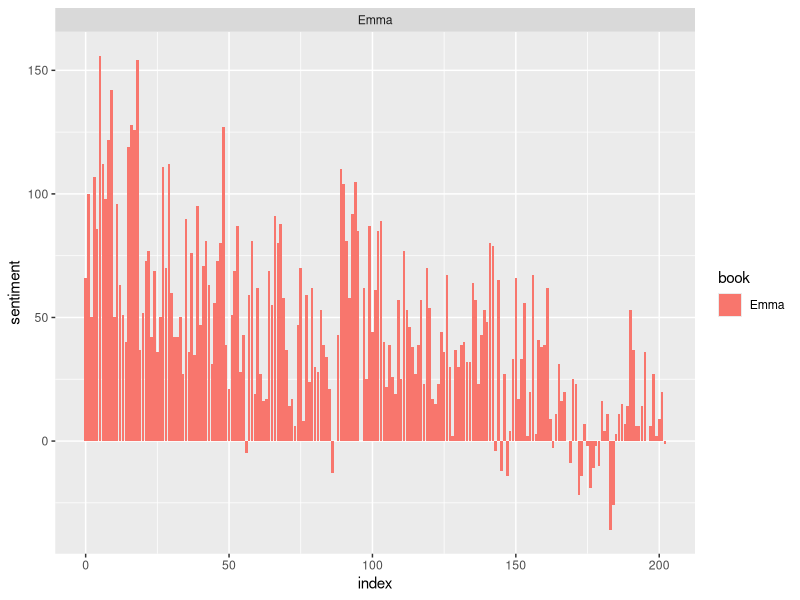
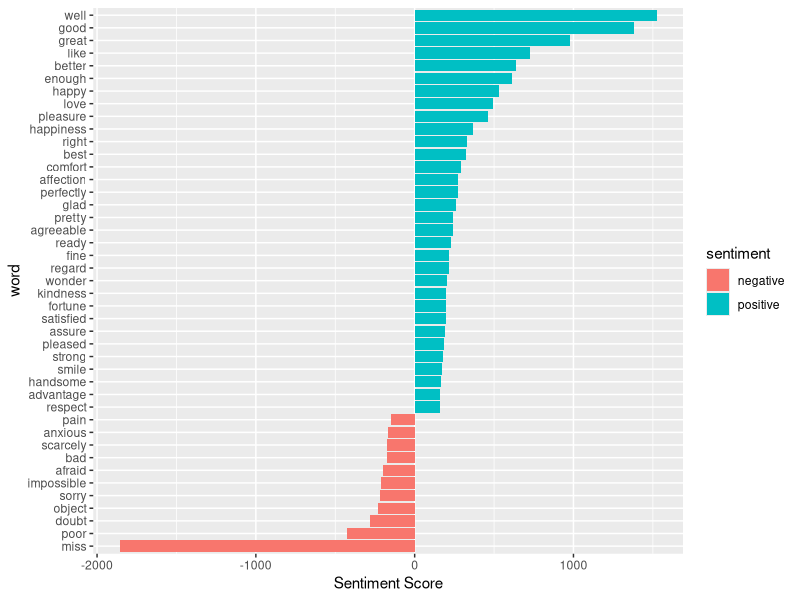
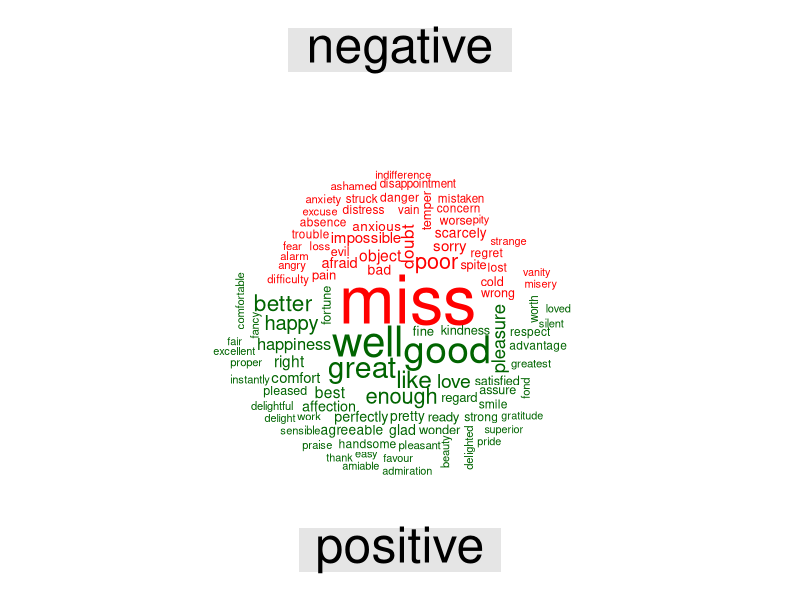

Source code (R) for these figures, in order:
## ---- chunk 1
library(janeaustenr)
library(stringr)
library(tidytext)
library(dplyr)
library(tidyr)
library(ggplot2)
library(reshape2)
library(wordcloud)
## ---- chunk 2
# Question 1: Goals of the project?

# The goal of this project is to build a sentiment analysis model which helps in categorizing words
# based on their sentiments, either positive or negative and the magnitude of it.
## ---- chunk 3
# Question 2: Where did the dataset come from?

# http://ai.stanford.edu/~amaas/data/sentiment/
# The dataset is collected from the above URL that has Jane Austen’s books

# http://ai.stanford.edu/~amaas/papers/wvSent_acl2011.bib
# The above research paper/book is their work for which this dataset was collected.
## ---- chunk 4
# Question 3: Code that helped to import data?

tidy_data <- austen_books() %>%
 group_by(book) %>%
 mutate(linenumber = row_number(),
   chapter = cumsum(str_detect(text, regex("^chapter [\\divxlc]", 
                          ignore_case = TRUE)))) %>%
ungroup() %>%
unnest_tokens(word, text)
## ---- chunk 5
# Question 4: Describe the data set?

#Number of Rows
nrow(tidy_data)
#Number of Columns
ncol(tidy_data)
#Column Names
colnames(tidy_data)
#Summary
summary(tidy_data)
## ---- chunk 6
# Question 5: Data cleaning and preperation?

# They have segregated the data into separate columns of positive and negative sentiments which
# will be useful in distinguishing between positive and negative sentiments

# They could clearly rename the column names to make it more readable.

# That is everything I can find in this data set. However, generally you can find improper
# phone numbers, missing records, state name in place of country (data error), etc.
# which needs to be fixed.

## ---- chunk 7
# Question 6: Modelling?

# There are three general purpose lexicons used: AFINN, bing, loughran. Lexicon is a vocabulary of 
# a language.

# These three lexicons make use of the unigrams. Unigrams are a type of n-gram model that consists 
# of a sequence of 1 item, that is, a word collected from a given textual data. In the AFINN lexicon model 
# scores the words in a range from -5 to 5. The increase in negativity corresponds the negative sentiment 
# whereas an increase in positivity corresponds the positive one. The bing lexicon model on the other hand, 
# classifies the sentiment into a binary category of negative or positive. And finally, the loughran model 
# that performs analysis of the shareholder’s reports. In this project, we will make use of the bing lexicons 
# to extract the sentiments out of our data. We can retrieve these lexicons using the get_sentiments().

# We use lexical analuzer "bing" in this project.
## ---- chunk 8
# Question 7: Produce and discuss the output?

# Getting the positive sentiments and storing into a variable called positive_senti.
positive_senti <- get_sentiments("bing") %>%
 filter(sentiment == "positive")
tidy_data %>%
 filter(book == "Emma") %>%
 semi_join(positive_senti) %>%
 count(word, sort = TRUE)

#Spread function to segregate the data into positive and negative columns.
bing <- get_sentiments("bing")
Emma_sentiment <- tidy_data %>%
 inner_join(bing) %>%
 count(book = "Emma" , index = linenumber %/% 80, sentiment) %>%
 spread(sentiment, n, fill = 0) %>%
 mutate(sentiment = positive - negative)
## ---- chunk 9
# Question 8: Visualization?

# Visualize the words present in the book "Emma" based on their corresponding positive and negative scores.
ggplot(Emma_sentiment, aes(index, sentiment, fill = book)) +
 geom_bar(stat = "identity", show.legend = TRUE) +
 facet_wrap(~book, ncol = 2, scales = "free_x")

# Count most common positive and negative words present in the novel.
counting_words <- tidy_data %>%
 inner_join(bing) %>%
 count(word, sentiment, sort = TRUE)
head(counting_words)

#Visualizing the sentiment score for the positive and negative words along the axis.

counting_words %>%
 filter(n > 150) %>%
 mutate(n = ifelse(sentiment == "negative", -n, n)) %>%
 mutate(word = reorder(word, n)) %>%
 ggplot(aes(word, n, fill = sentiment))+
 geom_col() +
 coord_flip() +
 labs(y = "Sentiment Score")

# A wordcloud that will delineate the most recurring positive and negative word.

tidy_data %>%
 inner_join(bing) %>%
 count(word, sentiment, sort = TRUE) %>%
 acast(word ~ sentiment, value.var = "n", fill = 0) %>%
 comparison.cloud(colors = c("red", "dark green"),
          max.words = 100)
